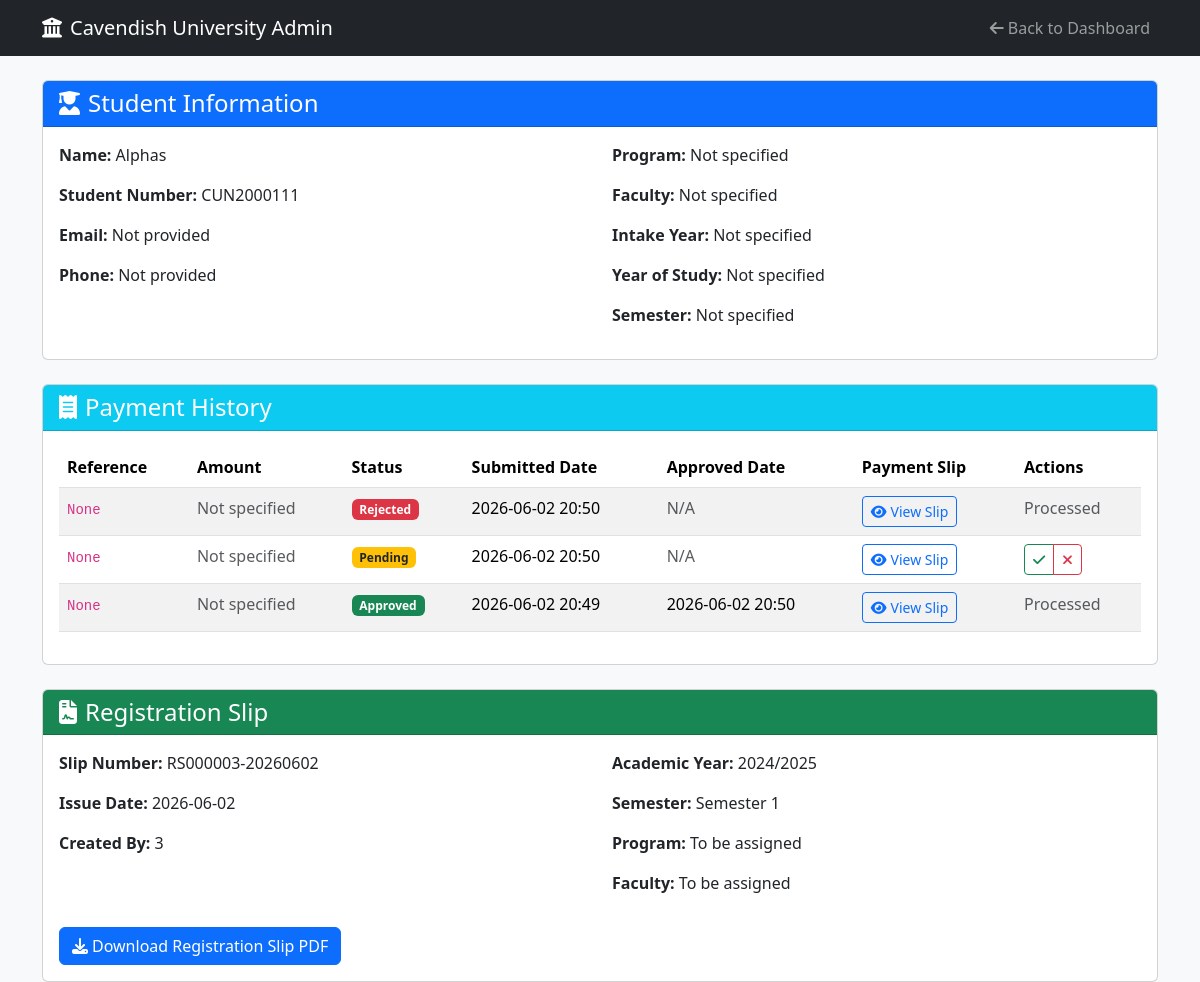
/admin/student/3 (signed in), run on the app's committed database.
### app/models.py (models this page shows, shortened)
class Student(db.Model):
    __tablename__ = "student"
    id = db.Column(db.Integer, primary_key=True)
    student_number = db.Column(db.String(20), unique=True, nullable=False)
    name = db.Column(db.String(100), nullable=False)
    email = db.Column(db.String(120), unique=True, nullable=True)
    phone = db.Column(db.String(20), nullable=True)
    program = db.Column(db.String(50), nullable=True)
    faculty = db.Column(db.String(100), nullable=True)  # NEW: Added faculty field
    intake_year = db.Column(db.Integer, nullable=True)
    year_of_study = db.Column(db.Integer, nullable=True)
    semester = db.Column(db.String(20), nullable=True)  # NEW: Added semester field
    created_at = db.Column(db.DateTime, default=lambda: datetime.now(timezone.utc))
    user = db.relationship("User", back_populates="student_profile", uselist=False, foreign_keys=[User.student_id])
    payments = db.relationship("Payment", back_populates="student", lazy=True, cascade="all, delete-orphan")
    registrations = db.relationship("Registration", back_populates="student", lazy=True, cascade="all, delete-orphan")
    registration_slips = db.relationship("RegistrationSlip", back_populates="student", lazy=True, cascade="all, delete-orphan")

class Payment(db.Model):
    __tablename__ = "payment"
    id = db.Column(db.Integer, primary_key=True)
    slip_filename = db.Column(db.String(150), nullable=False)
    status = db.Column(db.String(20), default="pending")  # pending, approved, rejected
    description = db.Column(db.Text, nullable=True)
    submitted_date = db.Column(db.DateTime, default=lambda: datetime.now(timezone.utc))
    approved_date = db.Column(db.DateTime, nullable=True)
    student_id = db.Column(db.Integer, db.ForeignKey("student.id"), nullable=False)
    amount = db.Column(db.Float, nullable=True)
    method = db.Column(db.String(50), nullable=True)
    reference = db.Column(db.String(100), nullable=True, unique=True)  # Made unique
    receipt_image = db.Column(db.String(255), nullable=True)  # NEW: Store receipt image filename
    student = db.relationship("Student", back_populates="payments")

class RegistrationSlip(db.Model):
    __tablename__ = "registration_slip"
    id = db.Column(db.Integer, primary_key=True)
    slip_number = db.Column(db.String(50), unique=True, nullable=False)
    student_id = db.Column(db.Integer, db.ForeignKey('student.id'), nullable=False)
    issue_date = db.Column(db.DateTime, nullable=False, default=lambda: datetime.now(timezone.utc))
    pdf_filename = db.Column(db.String(255), nullable=True)
    created_by = db.Column(db.String(100), nullable=True)
    created_date = db.Column(db.DateTime, default=lambda: datetime.now(timezone.utc))
    academic_year = db.Column(db.String(20), nullable=True)
    semester = db.Column(db.String(20), nullable=True)
    program_name = db.Column(db.String(100), nullable=True)
    faculty_name = db.Column(db.String(100), nullable=True)
    student = db.relationship("Student", back_populates="registration_slips")

### app/routes/admin_routes.py (the view)
@admin_bp.route('/student/<int:student_id>')
@admin_required
def view_student_details(student_id):
    student = Student.query.get_or_404(student_id)
    payments = Payment.query.filter_by(student_id=student_id).order_by(Payment.submitted_date.desc()).all()
    registration_slip = RegistrationSlip.query.filter_by(student_id=student_id).first()
    return render_template(
        'admin/student_details.html',
        student=student,
        payments=payments,
        registration_slip=registration_slip
    )

### app/routes/admin_routes.py (called while the page is built)
def admin_required(f):
    @wraps(f)
    def decorated_function(*args, **kwargs):
        if 'user_id' not in session or session.get('role') != 'admin':
            flash("Please log in as admin to access this page.", "warning")
            return redirect(url_for('admin.admin_login'))
        return f(*args, **kwargs)
    return decorated_function

### app/templates/admin/student_details.html (shortened to what this page needs)
<!DOCTYPE html>
<html lang="en">
<head>
    <link rel="stylesheet" href="https://cdn.jsdelivr.net/npm/bootstrap@5.3.2/dist/css/bootstrap.min.css">
    <link rel="stylesheet" href="https://cdnjs.cloudflare.com/ajax/libs/font-awesome/6.4.0/css/all.min.css">
</head>
<body class="bg-light">
<nav class="navbar navbar-expand-lg navbar-dark bg-dark">
    <div class="container">
        <a class="navbar-brand" href="{{ url_for('admin.dashboard') }}">
            <i class="fas fa-university me-2"></i>Cavendish University Admin
        </a>
        <div class="navbar-nav ms-auto">
            <a class="nav-link" href="{{ url_for('admin.dashboard') }}">
                <i class="fas fa-arrow-left me-1"></i>Back to Dashboard
            </a>
        </div>
    </div>
</nav>
<div class="container mt-4">
    <div class="card mb-4">
        <div class="card-header bg-primary text-white">
            <h4 class="mb-0">
                <i class="fas fa-user-graduate me-2"></i>Student Information
            </h4>
        </div>
        <div class="card-body">
            <div class="row">
                <div class="col-md-6">
                    <p><strong>Name:</strong> {{ student.name }}</p>
                    <p><strong>Student Number:</strong> {{ student.student_number }}</p>
                    <p><strong>Email:</strong> {{ student.email or 'Not provided' }}</p>
                    <p><strong>Phone:</strong> {{ student.phone or 'Not provided' }}</p>
                </div>
                <div class="col-md-6">
                    <p><strong>Program:</strong> {{ student.program or 'Not specified' }}</p>
                    <p><strong>Faculty:</strong> {{ student.faculty or 'Not specified' }}</p>
                    <p><strong>Intake Year:</strong> {{ student.intake_year or 'Not specified' }}</p>
                    <p><strong>Year of Study:</strong> {{ student.year_of_study or 'Not specified' }}</p>
                    <p><strong>Semester:</strong> {{ student.semester or 'Not specified' }}</p>
                </div>
            </div>
        </div>
    </div>
    <div class="card mb-4">
        <div class="card-header bg-info text-white">
            <h4 class="mb-0">
                <i class="fas fa-receipt me-2"></i>Payment History
            </h4>
        </div>
        <div class="card-body">
            {% if payments %}
                <div class="table-responsive">
                    <table class="table table-striped">
                        <thead>
                            <tr>
                                <th>Reference</th>
                                <th>Amount</th>
                                <th>Status</th>
                                <th>Submitted Date</th>
                                <th>Approved Date</th>
                                <th>Payment Slip</th>
                                <th>Actions</th>
                            </tr>
                        </thead>
                        <tbody>
                            {% for payment in payments %}
                            <tr>
                                <td><code>{{ payment.reference }}</code></td>
                                <td>
                                    {% if payment.amount is not none %}
                                        ZMW {{ "%.2f"|format(payment.amount) }}
                                    {% else %}
                                        <span class="text-muted">Not specified</span>
                                    {% endif %}
                                </td>
                                <td>
                                    <span class="badge
                                        {% if payment.status == 'approved' %}bg-success
                                        {% elif payment.status == 'rejected' %}bg-danger
                                        {% else %}bg-warning text-dark{% endif %}">
                                        {{ payment.status|title }}
                                    </span>
                                </td>
                                <td>{{ payment.submitted_date.strftime('%Y-%m-%d %H:%M') }}</td>
                                <td>
                                    {% if payment.approved_date %}
                                        {{ payment.approved_date.strftime('%Y-%m-%d %H:%M') }}
                                    {% else %}
                                        <span class="text-muted">N/A</span>
                                    {% endif %}
                                </td>
                                <td>
                                    {% if payment.slip_filename %}
                                        <button class="btn btn-sm btn-outline-primary view-slip"
                                                data-filename="{{ payment.slip_filename }}"
                                                data-filetype="{{ payment.slip_filename.split('.')[-1].lower() }}"
                                                data-bs-toggle="modal"
                                                data-bs-target="#slipModal">
                                            <i class="fas fa-eye me-1"></i>View Slip
                                        </button>
                                    {% else %}
                                        <span class="text-muted">No slip</span>
                                    {% endif %}
                                </td>
                                <td>
                                    {% if payment.status == 'pending' %}
                                    <div class="btn-group btn-group-sm">
                                        <a href="{{ url_for('admin.manage_payment', payment_id=payment.id, action='approve') }}"
                                           class="btn btn-outline-success" title="Approve Payment">
                                            <i class="fas fa-check"></i>
                                        </a>
                                        <a href="{{ url_for('admin.manage_payment', payment_id=payment.id, action='reject') }}"
                                           class="btn btn-outline-danger" title="Reject Payment">
                                            <i class="fas fa-times"></i>
                                        </a>
                                    </div>
                                    {% else %}
                                        <span class="text-muted">Processed</span>
                                    {% endif %}
                                </td>
                            </tr>
                            {% endfor %}
                        </tbody>
                    </table>
                </div>
            {% else %}
                <p class="text-muted text-center">No payment history found.</p>
            {% endif %}
        </div>
    </div>
    {% if registration_slip %}
    <div class="card">
        <div class="card-header bg-success text-white">
            <h4 class="mb-0">
                <i class="fas fa-file-contract me-2"></i>Registration Slip
            </h4>
        </div>
        <div class="card-body">
            <div class="row">
                <div class="col-md-6">
                    <p><strong>Slip Number:</strong> {{ registration_slip.slip_number }}</p>
                    <p><strong>Issue Date:</strong> {{ registration_slip.issue_date.strftime('%Y-%m-%d') }}</p>
                    <p><strong>Created By:</strong> {{ registration_slip.created_by or 'System' }}</p>
                </div>
                <div class="col-md-6">
                    <p><strong>Academic Year:</strong> {{ registration_slip.academic_year or 'Not specified' }}</p>
                    <p><strong>Semester:</strong> {{ registration_slip.semester or 'Not specified' }}</p>
                    <p><strong>Program:</strong> {{ registration_slip.program_name or student.program or 'Not specified' }}</p>
                    <p><strong>Faculty:</strong> {{ registration_slip.faculty_name or student.faculty or 'Not specified' }}</p>
                </div>
            </div>
            {% if registration_slip.pdf_filename %}
            <div class="mt-3">
                <a href="{{ url_for('admin.serve_uploaded_file', filename=registration_slip.pdf_filename) }}"
                   class="btn btn-primary" target="_blank">
                    <i class="fas fa-download me-1"></i>Download Registration Slip PDF
                </a>
            </div>
            {% endif %}
        </div>
    </div>
    {% endif %}
</div>
</body>
</html>

### data on the page
Student: name "Alphas", student_number "CUN2000111", email "Not provided", phone "Not provided", program "Not specified", faculty "Not specified", intake_year "Not specified", year_of_study "Not specified", semester "Not specified"
Payment: reference "None", shows "Not specified", status "Rejected", submitted_date "2026-06-02 20:50", shows "N/A", shows "Processed"
Payment: reference "None", shows "Not specified", status "Pending", submitted_date "2026-06-02 20:50", shows "N/A"
Payment: reference "None", shows "Not specified", status "Approved", submitted_date "2026-06-02 20:49", approved_date "2026-06-02 20:50", shows "Processed"
RegistrationSlip: slip_number "RS000003-20260602", issue_date "2026-06-02", created_by "3", academic_year "2024/2025", semester "Semester 1", program_name "To be assigned", faculty_name "To be assigned"
